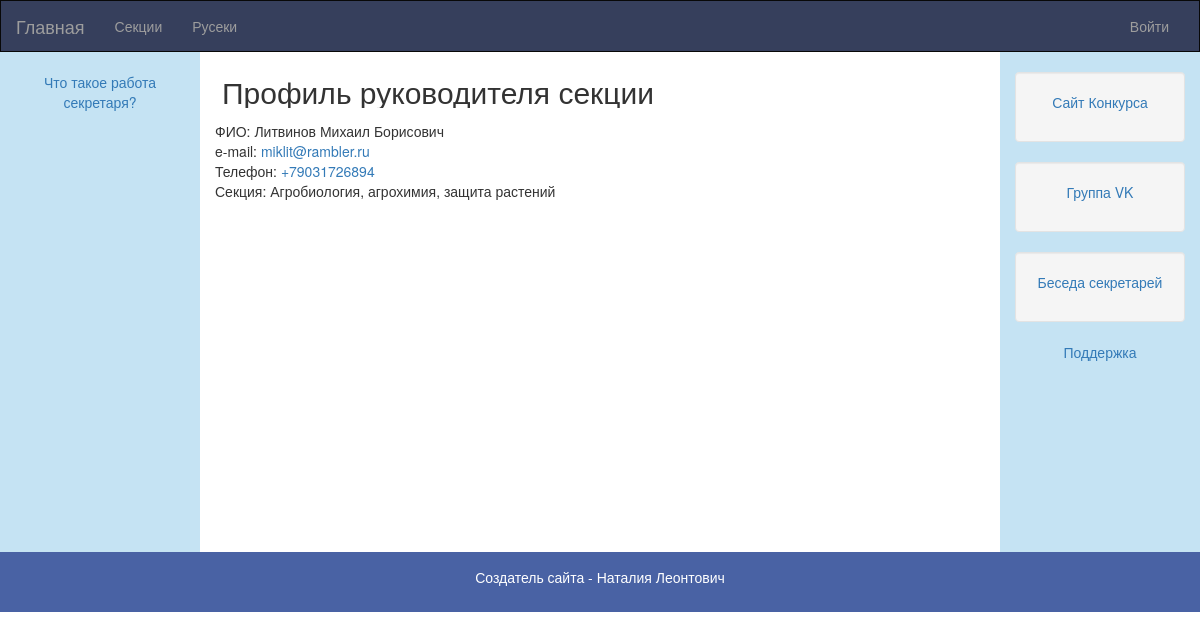
The app's page /supervisor_profile/1 (signed in) with its own data.
### models.py (models this page shows, shortened)
class Supervisors(db.Model):
    __tablename__ = 'supervisors'
    supervisor_id = db.Column('supervisor_id', db.Integer, primary_key=True)
    last_name = db.Column('last_name', db.Text)
    first_name = db.Column('first_name', db.Text)
    patronymic = db.Column('patronymic', db.Text)
    email = db.Column('email', db.Text)
    tel = db.Column('tel', db.Text)
    supervisor_info = db.Column('supervisor_info', db.Text)

class Categories(db.Model):
    __tablename__ = 'categories'
    cat_id = db.Column('cat_id', db.Integer, primary_key=True)
    year = db.Column('year', db.Integer)
    cat_name = db.Column('cat_name', db.Text)
    short_name = db.Column('short_name', db.Text)
    tg_channel = db.Column('tg_channel', db.Text)

### app.py (the view)
@app.route('/supervisor_profile/<supervisor_id>')
def supervisor_profile(supervisor_id):
    access = check_access()
    if access < 2:
        return redirect(url_for('.no_access'))
    elif access < 3:
        access = 'partial'
    sup_info = supervisor_info(supervisor_id)
    renew_session()
    return render_template('supervisors/supervisor_profile.html', supervisor=sup_info, access=access)

### app.py (called while the page is built, shortened)
def renew_session():
    return session

def check_access():
    renew_session()
    if 'type' in session.keys():
        if session['type'] == 'admin':
            return 10
        elif session['type'] == 'manager':
            return 9
        elif session['type'] == 'org':
            return 8
        elif 'secretary' in session.keys() and session['secretary'] is True:
            return 7
        elif session['type'] == 'team':
            return 3
        elif session['approved'] is True:
            return 2
        elif 'user_id' in session.keys():
            return 1
    else:
        return 0

def supervisor_info(sup_id):
    sup = db.session.query(Supervisors).filter(Supervisors.supervisor_id == sup_id).first()
    sup_info = dict()
    sup_info['id'] = sup.supervisor_id
    sup_info['name'] = sup.last_name + ' ' + sup.first_name + ' ' + sup.patronymic
    sup_info['last_name'] = sup.last_name
    sup_info['first_name'] = sup.first_name
    sup_info['patronymic'] = sup.patronymic
    sup_info['email'] = sup.email
    sup_info['tel'] = sup.tel
    categories = db.session.query(CatSupervisors).filter(CatSupervisors.supervisor_id == sup_info['id']).all()
    sup_categories = []
    cats_db = db.session.query(Categories)
    for cat in categories:
        sup_categories.append(cats_db.filter(Categories.cat_id == cat.cat_id).first().cat_name)
    sup_info['categories'] = ', '.join(sup_categories)
    return sup_info

### templates/supervisors/supervisor_profile.html (shortened to what this page needs)
{% extends 'base.html' %}
{% block content %}
<table><tr>
    <td>
        <h2>Профиль руководителя секции</h2>
    </td>
</tr></table>
ФИО: {{ supervisor['name'] }}<br>
{% if access != 'partial' or not access %}
e-mail: <a href="mailto:{{ supervisor['email'] }}">{{ supervisor['email'] }}</a><br>
Телефон: <a href="tel:{{ supervisor['tel'] }}">{{ supervisor['tel'] }}</a><br>
{% endif %}
Секция: {{ supervisor['categories'] }}<br>
{% endblock %}

### templates/base.html (style rules this page uses)
td { padding: 3px 7px; }

### records on screen
Supervisors: email "miklit@rambler.ru", tel "+79031726894"
Categories: categories "Агробиология, агрохимия, защита растений"

### other values on screen
{{ supervisor['name'] }} "Литвинов Михаил Борисович"
